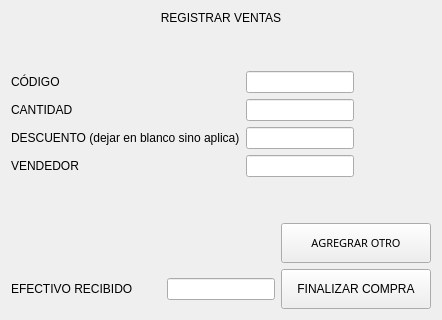
                  <widget class="QWidget" name="page_newSale">
                   <layout class="QVBoxLayout" name="verticalLayout_16">
                    <item>
                     <widget class="QLabel" name="label_18">
                      <property name="minimumSize">
                       <size>
                        <width>100</width>
                        <height>0</height>
                       </size>
                      </property>
                      <property name="text">
                       <string>REGISTRAR VENTAS</string>
                      </property>
                      <property name="alignment">
                       <set>Qt::AlignCenter</set>
                      </property>
                     </widget>
                    </item>
                    <item>
                     <spacer name="verticalSpacer_5">
                      <property name="orientation">
                       <enum>Qt::Vertical</enum>
                      </property>
                      <property name="sizeHint" stdset="0">
                       <size>
                        <width>20</width>
                        <height>40</height>
                       </size>
                      </property>
                     </spacer>
                    </item>
                    <item>
                     <layout class="QHBoxLayout" name="horizontalLayout_16">
                      <item>
                       <layout class="QVBoxLayout" name="verticalLayout_14">
                        <item>
                         <widget class="QLabel" name="label_19">
                          <property name="minimumSize">
                           <size>
                            <width>100</width>
                            <height>0</height>
                           </size>
                          </property>
                          <property name="text">
                           <string>CÓDIGO</string>
                          </property>
                         </widget>
                        </item>
                        <item>
                         <widget class="QLabel" name="label_20">
                          <property name="minimumSize">
                           <size>
                            <width>100</width>
                            <height>0</height>
                           </size>
                          </property>
                          <property name="text">
                           <string>CANTIDAD</string>
                          </property>
                         </widget>
                        </item>
                        <item>
                         <widget class="QLabel" name="label_21">
                          <property name="text">
                           <string>DESCUENTO (dejar en blanco sino aplica)</string>
                          </property>
                         </widget>
                        </item>
                        <item>
                         <widget class="QLabel" name="label_22">
                          <property name="text">
                           <string>VENDEDOR</string>
                          </property>
                         </widget>
                        </item>
                       </layout>
                      </item>
                      <item>
                       <layout class="QVBoxLayout" name="verticalLayout_15">
                        <item>
                         <widget class="QLineEdit" name="lineEdit_cod_pgRegisterSale"/>
                        </item>
                        <item>
                         <widget class="QLineEdit" name="lineEdit_cnt_pgRegisterSale"/>
                        </item>
                        <item>
                         <widget class="QLineEdit" name="lineEdit_desc_pgRegisterSale"/>
                        </item>
                        <item>
                         <widget class="QLineEdit" name="lineEdit_vend_pgRegisterSale"/>
                        </item>
                       </layout>
                      </item>
                      <item>
                       <spacer name="horizontalSpacer_10">
                        <property name="orientation">
                         <enum>Qt::Horizontal</enum>
                        </property>
                        <property name="sizeHint" stdset="0">
                         <size>
                          <width>40</width>
                          <height>20</height>
                         </size>
                        </property>
                       </spacer>
                      </item>
                     </layout>
                    </item>
                    <item>
                     <spacer name="verticalSpacer_6">
                      <property name="orientation">
                       <enum>Qt::Vertical</enum>
                      </property>
                      <property name="sizeHint" stdset="0">
                       <size>
                        <width>20</width>
                        <height>40</height>
                       </size>
                      </property>
                     </spacer>
                    </item>
                    <item>
                     <layout class="QHBoxLayout" name="horizontalLayout_17">
                      <item>
                       <widget class="QLabel" name="label_pgRegisterSale">
                        <property name="minimumSize">
                         <size>
                          <width>150</width>
                          <height>0</height>
                         </size>
                        </property>
                        <property name="text">
                         <string/>
                        </property>
                        <property name="alignment">
                         <set>Qt::AlignCenter</set>
                        </property>
                       </widget>
                      </item>
                      <item>
                       <spacer name="horizontalSpacer_9">
                        <property name="orientation">
                         <enum>Qt::Horizontal</enum>
                        </property>
                        <property name="sizeHint" stdset="0">
                         <size>
                          <width>40</width>
                          <height>20</height>
                         </size>
                        </property>
                       </spacer>
                      </item>
                      <item>
                       <widget class="QPushButton" name="bt_add_pgRegisterSale">
                        <property name="minimumSize">
                         <size>
                          <width>150</width>
                          <height>40</height>
                         </size>
                        </property>
                        <property name="font">
                         <font>
                          <family>Arial Black</family>
                          <pointsize>8</pointsize>
                          <weight>9</weight>
                          <italic>false</italic>
                          <bold>false</bold>
                         </font>
                        </property>
                        <property name="text">
                         <string>AGREGRAR OTRO</string>
                        </property>
                       </widget>
                      </item>
                     </layout>
                    </item>
                    <item>
                     <layout class="QHBoxLayout" name="horizontalLayout_18">
                      <item>
                       <widget class="QLabel" name="label_24">
                        <property name="minimumSize">
                         <size>
                          <width>150</width>
                          <height>0</height>
                         </size>
                        </property>
                        <property name="text">
                         <string>EFECTIVO RECIBIDO</string>
                        </property>
                       </widget>
                      </item>
                      <item>
                       <widget class="QLineEdit" name="lineEdit_efect_pgRegisterSale"/>
                      </item>
                      <item>
                       <widget class="QPushButton" name="bt_finish_pgRegisterSale">
                        <property name="minimumSize">
                         <size>
                          <width>150</width>
                          <height>40</height>
                         </size>
                        </property>
                        <property name="text">
                         <string>FINALIZAR COMPRA</string>
                        </property>
                       </widget>
                      </item>
                     </layout>
                    </item>
                   </layout>
                  </widget>
